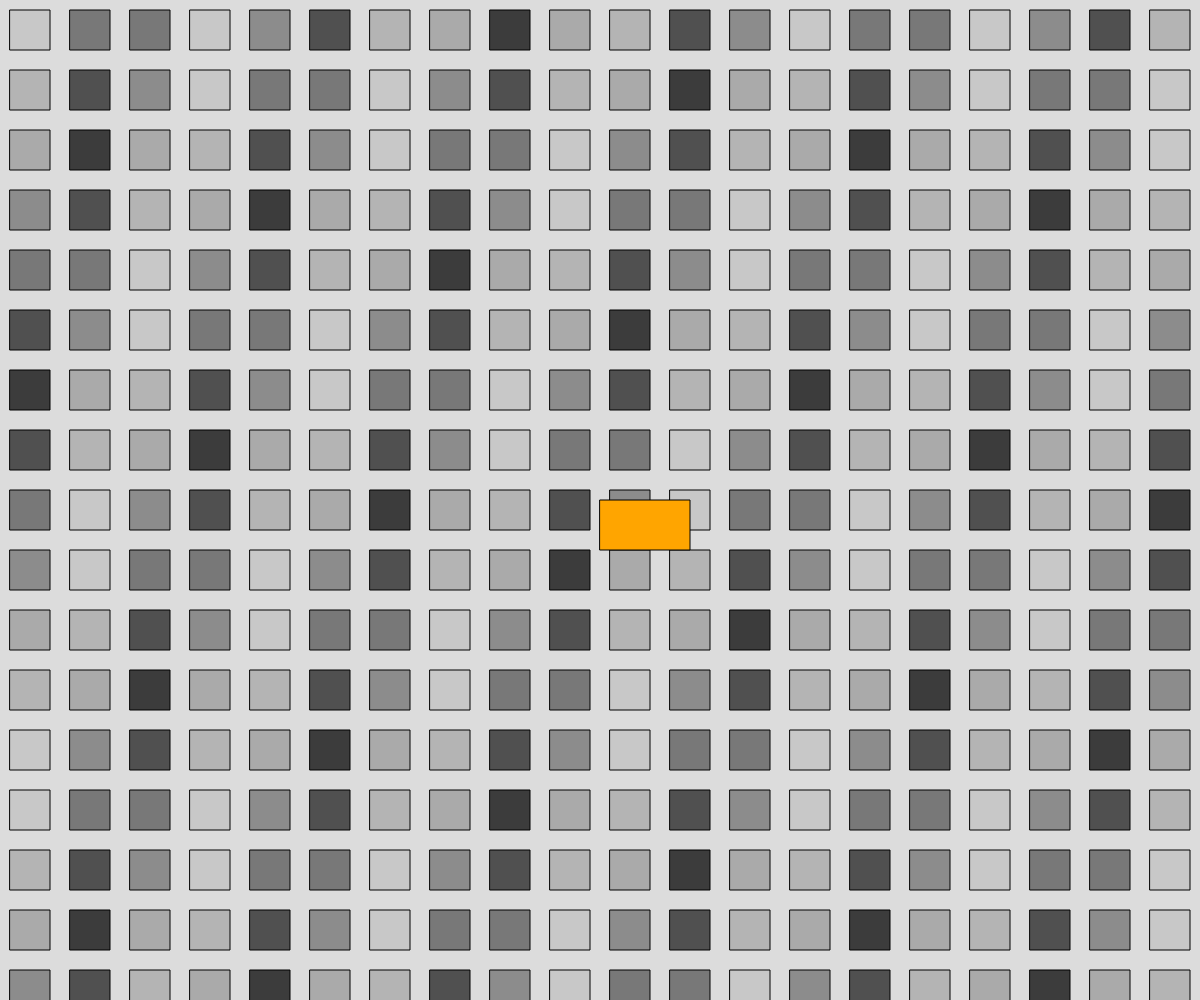
Frame 1 (no input)
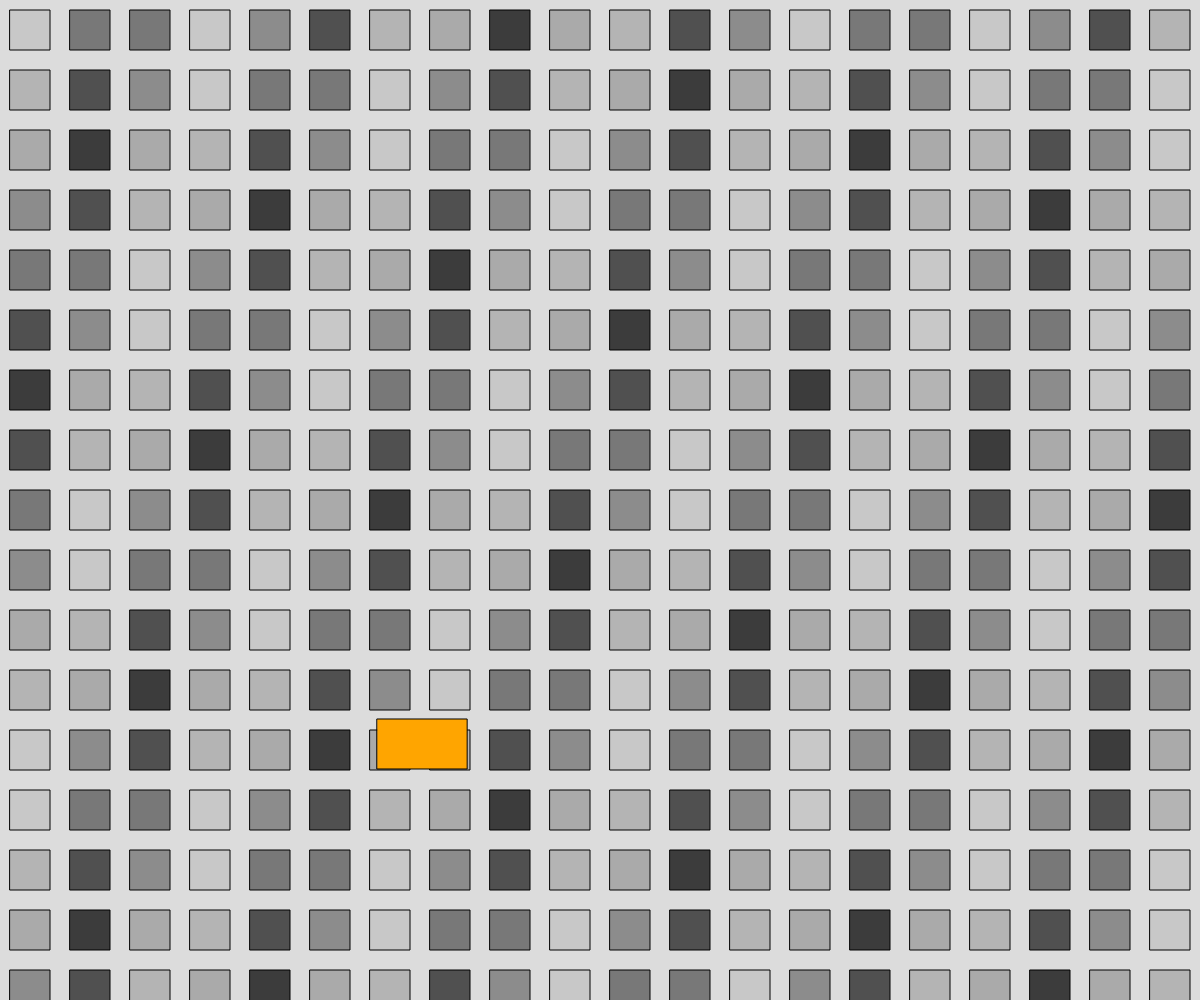
Frame 60 (no input)
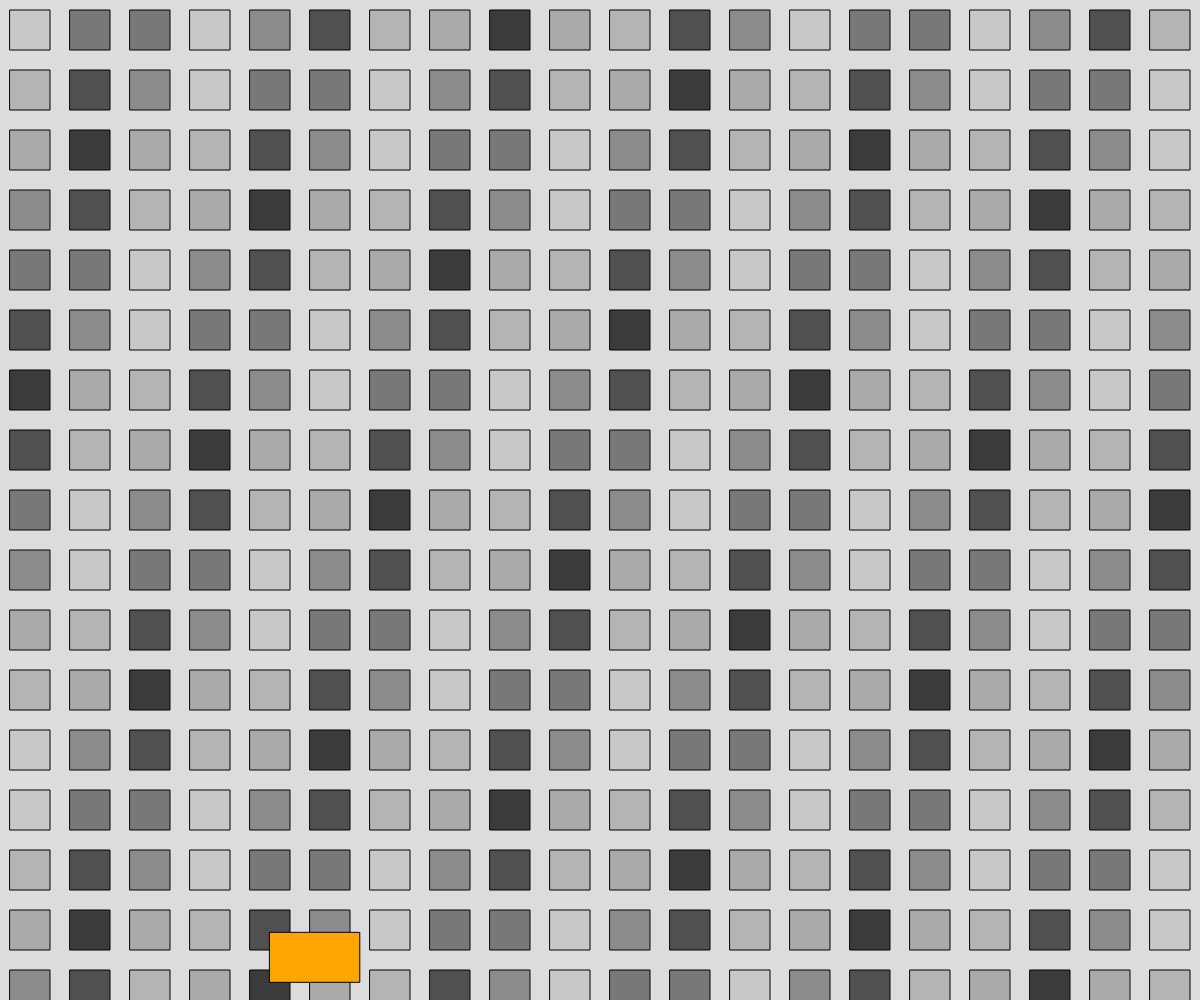
Frame 120 (the mouse pressed at the canvas centre since frame 60)

The p5.js sketch that drew these frames (run headless with seeded random() and noise() and a simulated clock; from frame 60 on, the mouse is pressed at the canvas centre):

// p5.js sketch
// ── sketch.js
/*=============================================================================
*  25/10/2023
*
*  Project: Dancing square!
*  Creator: Erika Johnson
*  Teacher: Mr. Schellenburg
*  
*  Purpose: This project is only visual. The background is a grid of grey cubes 
*  formed from objects in an array. An orangle rectangle moves around the screen
*  randomly. If the rectangle touches the side of the screen, it moves to the 
*  oppisite side of the screen.
*
*  Extra for Experts: The rectangle is moved by vectors, which were calculated
*  without using the vector object.
*=============================================================================*/


//  Declaring global variables
const startSquare = {
  x: 0,
  y: 0,
  w: 40,
  h: 40, 
  colour: 'red'
};

const movingRect = {
  x: 0,
  y: 0,
  w: 90,
  h: 50,
  colour: "orange"
};

const vectorValues = {
  x: 0,
  y: 0,
};

let coloursGrey = [200, 180, 170, 140, 120, 80, 60, 80, 120, 140, 170, 180, 200];
let allBoxes = [];
let borderSize = 20;

function setup() {
  createCanvas(windowWidth, windowHeight);

  //  Editing variables
  startSquare.x = borderSize/2;
  startSquare.y = borderSize/2;
  movingRect.x = width/2;
  movingRect.y = height/2;
  angleMode(DEGREES);

  makeBoxes();
}

function draw() {
  background(220);
  
  drawBoxes();
  drawRect();

  //  For the cooler, much more laggy code uncomment the two lines below
  // makeBoxes();
  // coloursGrey.unshift(coloursGrey.pop());
}

function makeBoxes(){
  //  Makes an array for a grid of boxes

  let colourSpace = 0;
  let backwards = 0
  for (let x = 0; x <= width; x += startSquare.w + borderSize){
    for (let y = 0; y <= height; y += startSquare.h + borderSize){
      let newBox = structuredClone(startSquare);
      newBox.x = x;
      newBox.y = y;
      newBox.colour = coloursGrey[colourSpace];
      allBoxes.push(newBox);
      newBox = {};
      colourSpace += 1;
      if (colourSpace === coloursGrey.length){
       colourSpace = 0;
      }
    }
  } 
}

function drawBoxes(){
  //  Draws a background of boxes from the array

  for (let x in allBoxes){
    fill(allBoxes[x].colour);
    rect(allBoxes[x].x + borderSize/2, allBoxes[x].y + borderSize/2, allBoxes[x].w, allBoxes[x].h);
  }
}

function drawRect(){
  //  Draws a rectangle that moves randomly

  //  Declare local variables
  let vectorDirection = random(-360, 360);
  let vectorDistance = random(2, 80);
  vectorValues.x = 0;
  vectorValues.y = 0;
  calculateVector(vectorDirection, vectorDistance);
  
  //  Draw and move rectangle
  fill(movingRect.colour);
  rect(movingRect.x, movingRect.y, movingRect.w, movingRect.h);
  
  moveVector();
}

function calculateVector(direction, distance){
  //  Calculates the x and y values of the vector from the direction and distance given

  vectorValues.y = distance * sin(direction);
  vectorValues.x = distance * cos(direction);
}

function moveVector(){
  //  Moves the rectangle depending on the vector, moves rectangle through the wall if touched

  movingRect.x += vectorValues.x;
  movingRect.y += vectorValues.y;
  
  if (movingRect.x < 0){ //  left wall
    movingRect.x = width -  movingRect.w;
  }
  else if  (movingRect.x + movingRect.w >= width){ //  right wall
    movingRect.x = 0;
  }
  if (movingRect.y <= 0){ //  top wall
    movingRect.y = height - movingRect.h;
  }
  else if  (movingRect.y >= height){ //  bottom wall
    movingRect.y = 0;
  }
}
